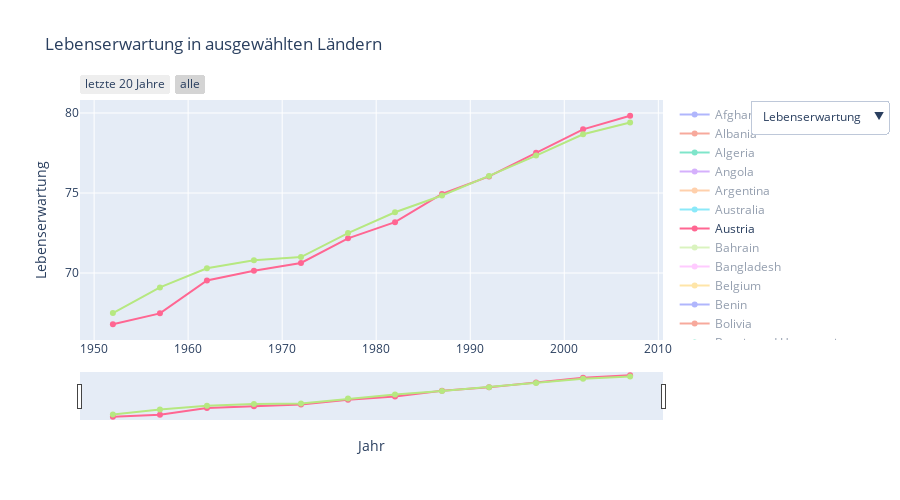

Write notebook code for a chart like this one.
### Markdown cell above
## Bonus 2 - Slider und Filter kombinieren

### Code cell
import pandas as pd
import plotly.graph_objects as go
from gapminder import gapminder

# ----------------------------
# Daten laden & vorbereiten
# ----------------------------
df = gapminder.copy()
df["year_date"] = pd.to_datetime(df["year"], format="%Y")

countries = sorted(df["country"].unique())

# Variablen, die per Dropdown gewählt werden können
metrics = {
    "lifeExp": "Lebenserwartung",
    "gdpPercap": "BIP pro Kopf",
    "pop": "Bevölkerung"
}

start_metric = "lifeExp"
default_countries = ["Germany", "Austria"]

# ----------------------------
# Daten pro Land & Variable vorbereiten
# ----------------------------
x_data = []  # Jahresachsen pro Land
data_per_metric = {m: [] for m in metrics.keys()}  # y-Daten pro Variable & Land

for country in countries:
    df_c = df[df["country"] == country].sort_values("year")
    x_data.append(df_c["year_date"])
    for m in metrics.keys():
        data_per_metric[m].append(df_c[m])

# ----------------------------
# Figure initialisieren – ein Trace pro Land
# ----------------------------
fig = go.Figure()

for i, country in enumerate(countries):
    # Nur Germany & Austria initial einblenden, Rest über Legende wählbar
    visible_state = True if country in default_countries else "legendonly"
    fig.add_trace(
        go.Scatter(
            x=x_data[i],
            y=data_per_metric[start_metric][i],
            mode="lines+markers",
            name=country,
            visible=visible_state,
            hovertemplate=(
                "Land: " + country +
                "<br>Jahr: %{x|%Y}" +
                "<br>Wert: %{y:.2f}<extra></extra>"
            )
        )
    )

# ----------------------------
# Dropdown-Menü für Variable
# ----------------------------
metric_buttons = []
for metric_key, metric_label in metrics.items():
    metric_buttons.append(
        dict(
            label=metric_label,
            method="update",
            args=[
                # y-Daten aller Traces auf die gewählte Variable setzen
                {"y": data_per_metric[metric_key]},
                # Achsentitel & Plot-Titel anpassen
                {
                    "yaxis": {"title": metric_label},
                    "title": f"{metric_label} in ausgewählten Ländern"
                }
            ]
        )
    )

# ----------------------------
# Layout + Slider + Selector
# ----------------------------
fig.update_layout(
    title=f"{metrics[start_metric]} in ausgewählten Ländern",
    xaxis=dict(
        rangeselector=dict(
            buttons=list([
                dict(
                    count=20,
                    label="letzte 20 Jahre",
                    step="year",
                    stepmode="backward"
                ),
                dict(step="all", label="alle")
            ])
        ),
        rangeslider=dict(visible=True),
        type="date",
        title="Jahr"
    ),
    yaxis=dict(
        title=metrics[start_metric]
    ),
    updatemenus=[
        dict(
            type="dropdown",
            buttons=metric_buttons,
            x=1.15,
            y=1.0,
            xanchor="left",
            yanchor="top",
            showactive=True
        )
    ],
    height=500
)

fig.show()
